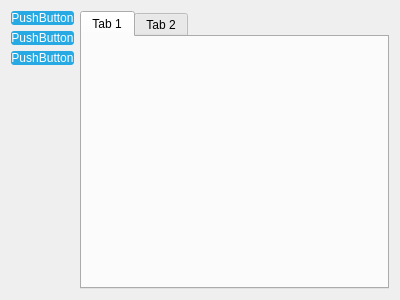
<?xml version="1.0" encoding="UTF-8"?>
<ui version="4.0">
 <class>Dialog</class>
 <widget class="QDialog" name="Dialog">
  <property name="geometry">
   <rect>
    <x>0</x>
    <y>0</y>
    <width>400</width>
    <height>300</height>
   </rect>
  </property>
  <property name="windowTitle">
   <string>Dialog</string>
  </property>
  <property name="styleSheet">
   <string notr="true">QPushButton {
color: white;
background-color: #27a9e3;
border-width: 0px;
border-radius: 3px;
}
QPushButton:hover {
color: white;
background-color: #66c011;
border-width: 0px;
border-radius: 3px;
}
QPushButton:pressed {
color: white;
background-color: yellow;
border-width: 0px;
border-radius: 3px;
}
QPushButton[pagematches=true] {
color: white;
background-color: red;
border-width: 0px;
border-radius: 3px;
}</string>
  </property>
  <layout class="QHBoxLayout" name="horizontalLayout">
   <item>
    <layout class="QVBoxLayout" name="verticalLayout">
     <item>
      <widget class="QPushButton" name="pushButton">
       <property name="styleSheet">
        <string notr="true"/>
       </property>
       <property name="text">
        <string>PushButton</string>
       </property>
      </widget>
     </item>
     <item>
      <widget class="QPushButton" name="pushButton_2">
       <property name="text">
        <string>PushButton</string>
       </property>
      </widget>
     </item>
     <item>
      <widget class="QPushButton" name="pushButton_3">
       <property name="text">
        <string>PushButton</string>
       </property>
      </widget>
     </item>
     <item>
      <spacer name="verticalSpacer">
       <property name="orientation">
        <enum>Qt::Orientation::Vertical</enum>
       </property>
       <property name="sizeHint" stdset="0">
        <size>
         <width>20</width>
         <height>40</height>
        </size>
       </property>
      </spacer>
     </item>
    </layout>
   </item>
   <item>
    <widget class="QTabWidget" name="tabWidget">
     <widget class="QWidget" name="tab">
      <attribute name="title">
       <string>Tab 1</string>
      </attribute>
     </widget>
     <widget class="QWidget" name="tab_2">
      <attribute name="title">
       <string>Tab 2</string>
      </attribute>
     </widget>
    </widget>
   </item>
  </layout>
 </widget>
 <resources/>
 <connections/>
</ui>
